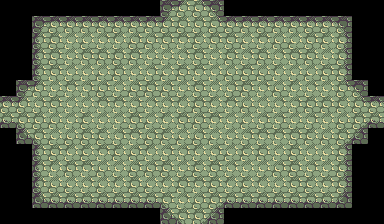

This game map was drawn from its Tiled (.tmx) file and the tilesets committed beside it. A one-line description and the full map source follow:
An orthogonal 24x14 tile map with 16x16 px tiles, 2 tile layers (base, editable).

<map version="1.10" tiledversion="1.11.0" orientation="orthogonal" renderorder="right-down" width="24" height="14" tilewidth="16" tileheight="16" infinite="0" nextlayerid="4" nextobjectid="1">
 <tileset firstgid="1" source="Dungeon_Autotiles2.tsx" />
 <layer id="3" name="base" width="24" height="14" locked="1">
  <data encoding="csv">
0,0,0,0,0,0,0,0,0,0,4,43,41,5,0,0,0,0,0,0,0,0,0,0,
0,0,4,42,42,42,42,42,42,42,43,46,8,41,42,42,42,42,42,42,42,5,0,0,
0,0,23,46,27,10,29,30,48,48,8,7,26,8,8,10,7,47,10,8,26,21,0,0,
0,0,23,6,9,8,46,46,6,9,9,29,8,27,6,29,46,29,8,46,27,21,0,0,
0,0,23,8,9,27,10,46,9,28,10,46,7,9,47,6,47,30,9,10,6,21,0,0,
0,4,43,9,7,28,48,9,48,6,48,9,8,27,28,6,29,47,30,29,27,41,5,0,
42,43,28,8,27,27,7,7,28,29,29,30,6,30,7,47,27,29,28,46,46,26,41,42,
2,3,46,47,9,26,27,9,8,10,30,8,48,7,27,10,28,28,9,28,27,47,1,2,
0,24,3,10,47,46,26,28,7,48,26,10,48,10,9,28,7,7,8,26,47,1,25,0,
0,0,23,6,30,26,7,26,48,30,28,28,30,28,10,26,46,27,46,27,9,21,0,0,
0,0,23,30,6,7,47,27,48,48,46,9,26,8,29,27,9,48,46,28,9,21,0,0,
0,0,23,47,10,29,10,30,46,10,30,6,7,46,30,26,30,9,8,26,7,21,0,0,
0,0,24,2,2,2,2,2,2,2,3,29,48,1,2,2,2,2,2,2,2,25,0,0,
0,0,0,0,0,0,0,0,0,0,24,3,1,25,0,0,0,0,0,0,0,0,0,0
</data>
 </layer>
 <layer id="1" name="editable" width="24" height="14">
  <data encoding="csv">
0,0,0,0,0,0,0,0,0,0,0,0,0,0,0,0,0,0,0,0,0,0,0,0,
0,0,0,0,0,0,0,0,0,0,0,0,0,0,0,0,0,0,0,0,0,0,0,0,
0,0,0,0,0,0,0,0,0,0,0,0,0,0,0,0,0,0,0,0,0,0,0,0,
0,0,0,0,0,0,0,0,0,0,0,0,0,0,0,0,0,0,0,0,0,0,0,0,
0,0,0,0,0,0,0,0,0,0,0,0,0,0,0,0,0,0,0,0,0,0,0,0,
0,0,0,0,0,0,0,0,0,0,0,0,0,0,0,0,0,0,0,0,0,0,0,0,
0,0,0,0,0,0,0,0,0,0,0,0,0,0,0,0,0,0,0,0,0,0,0,0,
0,0,0,0,0,0,0,0,0,0,0,0,0,0,0,0,0,0,0,0,0,0,0,0,
0,0,0,0,0,0,0,0,0,0,0,0,0,0,0,0,0,0,0,0,0,0,0,0,
0,0,0,0,0,0,0,0,0,0,0,0,0,0,0,0,0,0,0,0,0,0,0,0,
0,0,0,0,0,0,0,0,0,0,0,0,0,0,0,0,0,0,0,0,0,0,0,0,
0,0,0,0,0,0,0,0,0,0,0,0,0,0,0,0,0,0,0,0,0,0,0,0,
0,0,0,0,0,0,0,0,0,0,0,0,0,0,0,0,0,0,0,0,0,0,0,0,
0,0,0,0,0,0,0,0,0,0,0,0,0,0,0,0,0,0,0,0,0,0,0,0
</data>
 </layer>
</map>
